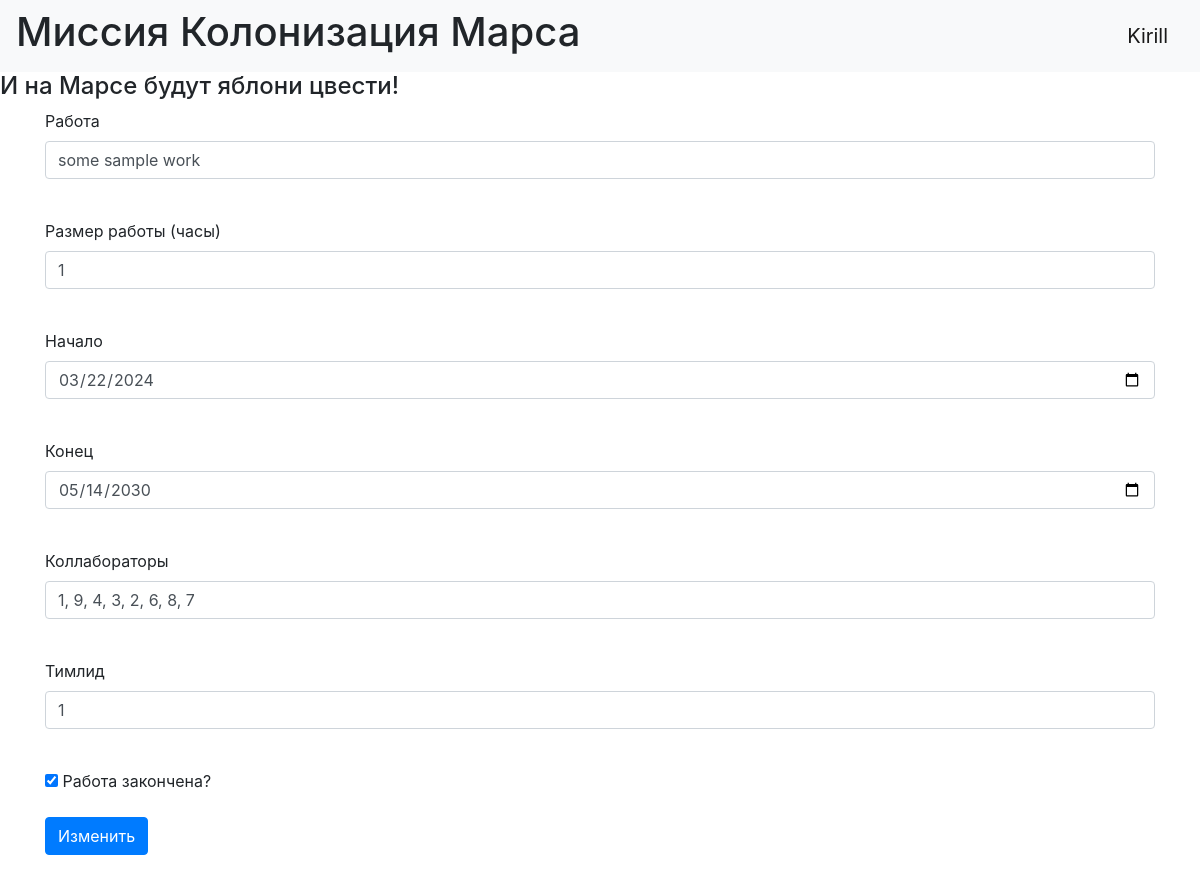
Page /work/1 (signed in) on the earlier database version.
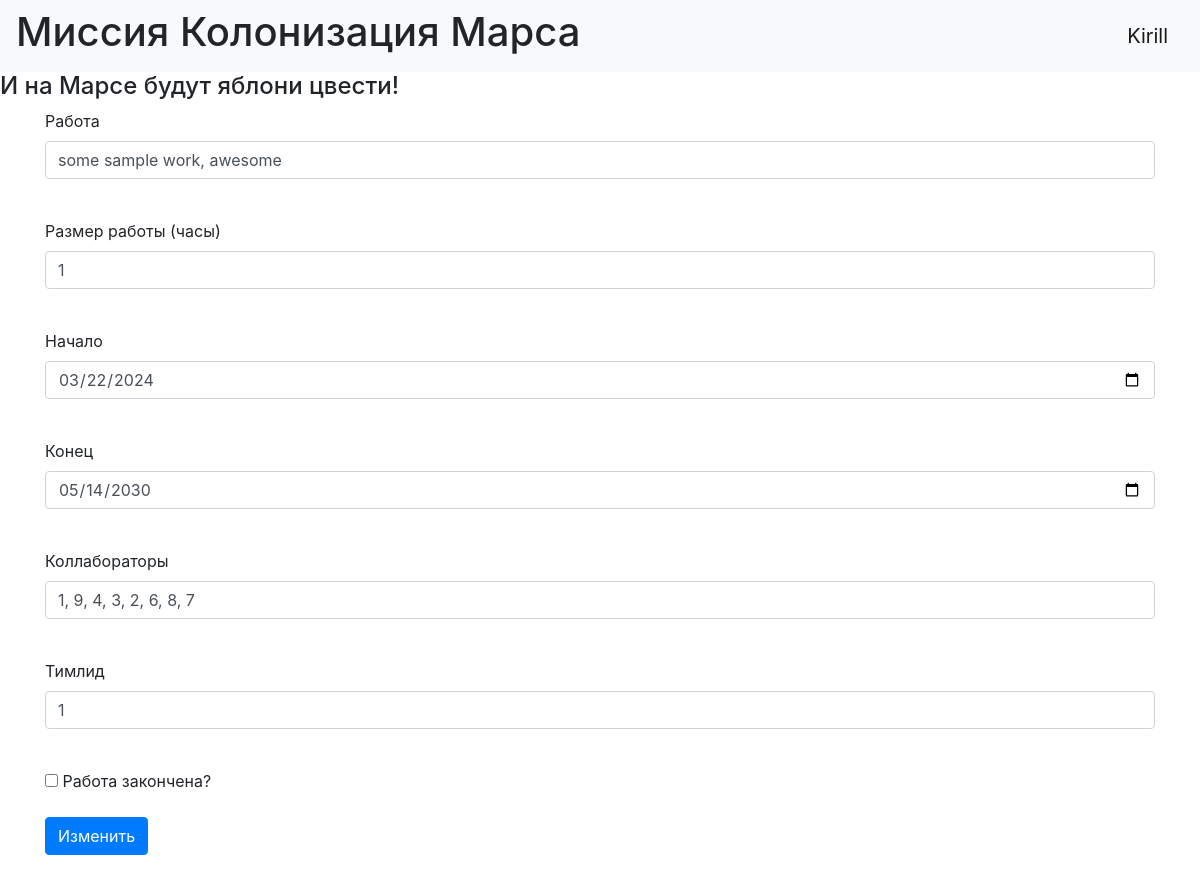
Same page on the later database version.
### data/users.py (models this page shows, shortened)
class User(SqlAlchemyBase, UserMixin):
    __tablename__ = 'users'
    id = sqlalchemy.Column(sqlalchemy.Integer, primary_key=True, autoincrement=True)
    surname = sqlalchemy.Column(sqlalchemy.String)
    name = sqlalchemy.Column(sqlalchemy.String)
    age = sqlalchemy.Column(sqlalchemy.Integer)
    position = sqlalchemy.Column(sqlalchemy.String)
    speciality = sqlalchemy.Column(sqlalchemy.String)
    address = sqlalchemy.Column(sqlalchemy.String)
    email = sqlalchemy.Column(sqlalchemy.String, unique=True)
    hashed_password = sqlalchemy.Column(sqlalchemy.String)
    modified_date = sqlalchemy.Column(sqlalchemy.DateTime, default=datetime.datetime.now)

### data/jobs.py (models this page shows)
class Jobs(SqlAlchemyBase):
    __tablename__ = 'jobs'
    id = sqlalchemy.Column(sqlalchemy.Integer, primary_key=True, autoincrement=True)
    team_leader = sqlalchemy.Column(sqlalchemy.Integer, sqlalchemy.ForeignKey('users.id'))
    user = relationship('User')
    job = sqlalchemy.Column(sqlalchemy.String)
    work_size = sqlalchemy.Column(sqlalchemy.Integer)
    collaborators = sqlalchemy.Column(sqlalchemy.String, default='')
    start_date = sqlalchemy.Column(sqlalchemy.DateTime)
    end_date = sqlalchemy.Column(sqlalchemy.DateTime)
    is_finished = sqlalchemy.Column(sqlalchemy.Boolean)

### main.py (the view, shortened to what this page needs)
@app.route('/work/<int:num>', methods=["GET", "POST"])
@login_required
def work(num):
    form = WorkForm()
    if request.method == "GET":
        db_sess = create_session()
        jobs = db_sess.query(Jobs).filter(
            Jobs.id == num
            ).first()
        if jobs.user != current_user and load_user(1) != current_user:
            db_sess.close()
            abort(401)
        db_sess.close()
        if jobs:
            form.start_date.data = jobs.start_date
            form.end_date.data = jobs.end_date
            form.teamleader.data = jobs.team_leader
            form.collaborators.data = jobs.collaborators
            form.work_size.data = jobs.work_size
            form.is_finished.data = jobs.is_finished
            form.job.data = jobs.job
            form.submit.label.text = 'Изменить'
        else:
            abort(404)
    return render_template(
        'work.html',
        title='Редактирование работы',
        form=form
        )

### main.py
class WorkForm(FlaskForm):
    job = StringField('Работа', validators=[DataRequired()])
    work_size = IntegerField('Размер работы (часы)', validators=[DataRequired()])
    start_date = DateField('Начало', validators=[DataRequired()])
    end_date = DateField('Конец', validators=[DataRequired()])
    collaborators = StringField('Коллабораторы', validators=[DataRequired()])
    teamleader = IntegerField('Тимлид', validators=[DataRequired()])
    is_finished = BooleanField('Работа закончена?')
    submit = SubmitField('Добавить')

### data/db_session.py (called while the page is built)
def create_session() -> Session:
    global __factory
    return __factory()

### main.py (called while the page is built)
@login_manager.user_loader
def load_user(user_id):
    db_sess = create_session()
    return db_sess.query(User).filter(User.id == user_id).first()

### templates/work.html (shortened to what this page needs)
{% extends "base.html" %}
{% block content %}
<form action="" method="post">
        <p>
            {{ form.job.label }}<br>
            {{ form.job(class="form-control", type="text") }}<br>
        <p>
            {{ form.work_size.label }}<br>
            {{ form.work_size(class="form-control", type="int") }}<br>
        <p>
            {{ form.start_date.label }}<br>
            {{ form.start_date(class="form-control") }}<br>
        <p>
            {{ form.end_date.label }}<br>
            {{ form.end_date(class="form-control") }}<br>
        <p>
            {{ form.collaborators.label }}<br>
            {{ form.collaborators(class="form-control", type="text") }}<br>
        <p>
            {{ form.teamleader.label }}<br>
            {{ form.teamleader(class="form-control", type="int") }}<br>
        <p>{{ form.is_finished() }} {{ form.is_finished.label }}</p>
        <p>{{ form.submit(type="submit", class="btn btn-primary") }}</p>
    </form>
{% endblock %}

### templates/base.html (shortened to what this page needs)
<!DOCTYPE html>
<html lang="en">
<head>
    <link rel="stylesheet"
          href="https://stackpath.bootstrapcdn.com/bootstrap/4.4.1/css/bootstrap.min.css"
>
</head>
<body>
<header>
    <nav class="navbar navbar-light bg-light">
        <h1>Миссия Колонизация Марса</h1>
        {% if current_user.is_authenticated %}
            <a class="navbar-brand" href="/logout">{{ current_user.name }}</a>
        {% else %}
        <p>
            <a class="btn btn-primary " href="/register">Зарегистрироваться</a>
            <a class="btn btn-success" href="/login">Войти</a>
        </p>
        {% endif %}
    </nav>
    <h4>И на Марсе будут яблони цвести!</h4>
</header>
<main role="main" class="container">
    {% block content %}{% endblock %}
</main>
</body>
</html>

Differences in the rows shown:
changed Jobs: job "some sample work" → "some sample work, awesome"; is_finished "☑" → "☐"
